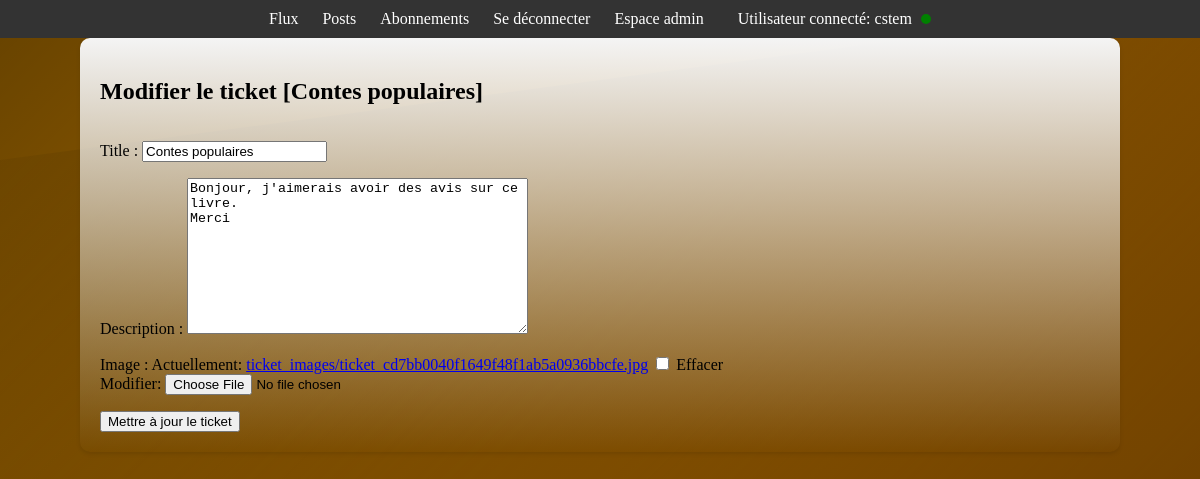
The page /ticket/2/update/ (signed in) on the database its author committed.
### review/models.py (models this page shows, shortened)
class Ticket(models.Model):
    title = models.CharField(max_length=200)
    description = models.TextField()
    image = models.ImageField(upload_to='ticket_images/', blank=True, null=True)
    created_at = models.DateTimeField(auto_now_add=True)
    updated_at = models.DateTimeField(auto_now=True)
    creator = models.ForeignKey(settings.AUTH_USER_MODEL, on_delete=models.CASCADE)

### review/views.py (the view)
# urls.py: path('ticket/<int:pk>/update/', TicketUpdateView.as_view(), name='update_ticket'),
class TicketUpdateView(LoginRequiredMixin, UpdateView):
    model = Ticket
    template_name = 'review/update_ticket.html'
    form_class = TicketUpdateForm
    success_url = '/posts/'

### review/forms.py
class TicketUpdateForm(forms.ModelForm):
    class Meta:
        model = Ticket
        fields = ['title', 'description', 'image']

### review/templates/review/update_ticket.html (shortened to what this page needs)
{% extends 'skeleton.html' %}
{% block content %}
    <div class="post-block your-flux">
        <h2>Modifier le ticket [{{ ticket.title }}]</h2>
        <form method="post" enctype="multipart/form-data">
            {{ form.as_p }}
            <button type="submit">Mettre à jour le ticket</button>
        </form>
    </div>
{% endblock %}

### project/templates/skeleton.html (shortened to what this page needs)
<!DOCTYPE html>
<html>
{% load static %}
<head>
    <link rel="stylesheet" type="text/css" href="{% static 'skeleton/skeleton.css' %}">
    <link rel="stylesheet" href="https://cdnjs.cloudflare.com/ajax/libs/font-awesome/6.0.0-beta3/css/all.min.css"
 />
    <link rel="stylesheet" type="text/css" href="{% static 'flux/flux.css' %}">
    <link rel="stylesheet" type="text/css" href="{% static 'review/review.css' %}">
</head>
<body>
    <nav>
        <ul>
            <li><a href="{% url 'flux' %}">Flux</a></li>
            <li><a href="{% url 'posts' %}">Posts</a></li>
            <li><a href="{% url 'flux_utilisateurs' %}">Abonnements</a></li>
            {% if user.is_authenticated %}
                <li><a href="{% url 'logout' %}">Se déconnecter</a></li>
            {% endif %}
            {% if request.user.is_superuser %}
                <li><a href="{% url 'admin:index' %}" class="btn">Espace admin</a></li>
            {% endif %}
            {% if user.is_authenticated %}
                <li>
                    <span class="username connected">
                        Utilisateur connecté: {{ user.username }}
                    </span>
                </li>
            {% endif %}
        </ul>
    </nav>
    {% block content %}
    {% endblock content %}
</body>
</html>

### project/static/skeleton/skeleton.css (style rules this page uses)
body { position: relative; background: linear-gradient(135deg, #FFA500, #FF8C00, #FF6347, #FF4500); background-size: 400% 400%; animation: gradientAnimation 10s infinite, waveAnimation 2s infinite; margin: 0; padding: 0; min-height: 100vh; z-index: 1; }
body::before, body::after { content: ''; position: absolute; width: 100%; height: 100%; z-index: -1; }
body::before { top: 0; left: 0; background: linear-gradient(135deg, rgba(0, 0, 0, 0.6), rgba(0, 0, 0, 0)); clip-path: polygon(0 0, 100% 0, 100% 80%, 0 100%); }
body::after { bottom: 0; right: 0; background: linear-gradient(135deg, rgba(0, 0, 0, 0), rgba(0, 0, 0, 0.6)); clip-path: polygon(0 20%, 100% 0, 100% 100%, 0 100%); }
nav { background-color: #333; color: white; padding: 10px 0; }
nav ul { list-style-type: none; margin: 0; padding: 0; text-align: center; }
nav ul li { display: inline-block; margin: 0 10px; }
nav ul li a { text-decoration: none; color: white; }
.username { margin-left: 10px; }

### review/static/flux/flux.css (style rules this page uses)
.your-flux { background-color: #f4f4f4; }
.post-block { max-width: 100%; width: 1000px; margin: 0 auto; padding: 20px; background: linear-gradient(to bottom, #f4f4f4, rgba(244, 244, 244, 0)); border-radius: 10px; box-shadow: 0 2px 4px rgba(0, 0, 0, 0.1); display: flex; flex-direction: column; }
.connected::after { content: ""; display: inline-block; width: 10px; height: 10px; background-color: green; border-radius: 50%; margin-left: 5px; }
.post-block { max-width: 100%; width: 1000px; margin: 0 auto; padding: 20px; background: linear-gradient(to bottom, #f4f4f4, rgba(244, 244, 244, 0)); border-radius: 10px; box-shadow: 0 2px 4px rgba(0, 0, 0, 0.1); }

### review/static/review/review.css (style rules this page uses)
.connected::after { content: ""; display: inline-block; width: 10px; height: 10px; background-color: green; border-radius: 50%; margin-left: 5px; }
.post-block { max-width: 100%; width: 1000px; margin: 0 auto; padding: 20px; background: linear-gradient(to bottom, #f4f4f4, rgba(244, 244, 244, 0)); border-radius: 10px; box-shadow: 0 2px 4px rgba(0, 0, 0, 0.1); }

### rows shown on the page
Ticket: title "Contes populaires", description "Bonjour, j'aimerais avoir des avis sur ce livre. Merci"

### other values the page prints
{{ user.username }} "cstem"
